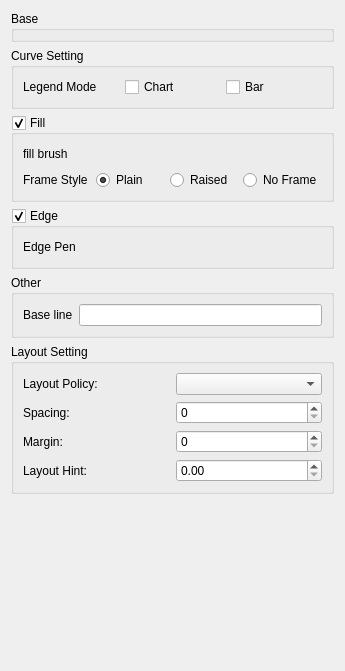
<?xml version="1.0" encoding="UTF-8"?>
<ui version="4.0">
 <class>DAChartBarItemSettingWidget</class>
 <widget class="QWidget" name="DAChartBarItemSettingWidget">
  <property name="geometry">
   <rect>
    <x>0</x>
    <y>0</y>
    <width>345</width>
    <height>671</height>
   </rect>
  </property>
  <property name="windowTitle">
   <string>Bar Chart Setting</string>
  </property>
  <layout class="QVBoxLayout" name="verticalLayout_2">
   <item>
    <widget class="QGroupBox" name="groupBoxBaseItem">
     <property name="sizePolicy">
      <sizepolicy hsizetype="Preferred" vsizetype="Maximum">
       <horstretch>0</horstretch>
       <verstretch>0</verstretch>
      </sizepolicy>
     </property>
     <property name="title">
      <string>Base</string>
     </property>
     <property name="flat">
      <bool>true</bool>
     </property>
     <layout class="QVBoxLayout" name="verticalLayout">
      <property name="spacing">
       <number>0</number>
      </property>
      <property name="leftMargin">
       <number>0</number>
      </property>
      <property name="topMargin">
       <number>1</number>
      </property>
      <property name="rightMargin">
       <number>0</number>
      </property>
      <property name="bottomMargin">
       <number>1</number>
      </property>
      <item>
       <widget class="DA::DAChartPlotItemSettingWidget" name="widgetItemSetting" native="true"/>
      </item>
     </layout>
    </widget>
   </item>
   <item>
    <widget class="QGroupBox" name="groupBoxCurve">
     <property name="sizePolicy">
      <sizepolicy hsizetype="Preferred" vsizetype="Maximum">
       <horstretch>0</horstretch>
       <verstretch>0</verstretch>
      </sizepolicy>
     </property>
     <property name="minimumSize">
      <size>
       <width>0</width>
       <height>0</height>
      </size>
     </property>
     <property name="title">
      <string>Curve Setting</string>
     </property>
     <property name="flat">
      <bool>true</bool>
     </property>
     <layout class="QGridLayout" name="gridLayout_5">
      <item row="0" column="2">
       <widget class="QCheckBox" name="checkBoxBar">
        <property name="toolTip">
         <string>&lt;html&gt;&lt;head/&gt;&lt;body&gt;&lt;p&gt;For Steps curve style only. Draws a step function from the right to the left.&lt;/p&gt;&lt;/body&gt;&lt;/html&gt;</string>
        </property>
        <property name="text">
         <string>Bar</string>
        </property>
       </widget>
      </item>
      <item row="0" column="1">
       <widget class="QCheckBox" name="checkBoxChart">
        <property name="toolTip">
         <string>&lt;html&gt;&lt;head/&gt;&lt;body&gt;&lt;p&gt;Only in combination with Lines Style, tries to interpolate/smooth the curve, before it is painted. &lt;/p&gt;&lt;p&gt;Note:Curve fitting requires temporary memory for calculating coefficients and additional points.&lt;/p&gt;&lt;/body&gt;&lt;/html&gt;</string>
        </property>
        <property name="text">
         <string>Chart</string>
        </property>
       </widget>
      </item>
      <item row="0" column="0">
       <widget class="QLabel" name="label_2">
        <property name="text">
         <string>Legend Mode</string>
        </property>
       </widget>
      </item>
     </layout>
     <zorder>checkBoxChart</zorder>
     <zorder>label_2</zorder>
     <zorder>checkBoxBar</zorder>
    </widget>
   </item>
   <item>
    <widget class="QGroupBox" name="groupBoxFill">
     <property name="sizePolicy">
      <sizepolicy hsizetype="Preferred" vsizetype="Maximum">
       <horstretch>0</horstretch>
       <verstretch>0</verstretch>
      </sizepolicy>
     </property>
     <property name="minimumSize">
      <size>
       <width>0</width>
       <height>0</height>
      </size>
     </property>
     <property name="title">
      <string>Fill</string>
     </property>
     <property name="flat">
      <bool>true</bool>
     </property>
     <property name="checkable">
      <bool>true</bool>
     </property>
     <property name="checked">
      <bool>true</bool>
     </property>
     <layout class="QGridLayout" name="gridLayout_3">
      <item row="0" column="0">
       <widget class="QLabel" name="label_8">
        <property name="text">
         <string>fill brush</string>
        </property>
       </widget>
      </item>
      <item row="1" column="1">
       <widget class="QRadioButton" name="radioButtonFrameStylePlain">
        <property name="text">
         <string>Plain</string>
        </property>
        <property name="checked">
         <bool>true</bool>
        </property>
       </widget>
      </item>
      <item row="1" column="2">
       <widget class="QRadioButton" name="radioButtonFrameStyleRaised">
        <property name="text">
         <string>Raised</string>
        </property>
       </widget>
      </item>
      <item row="1" column="0">
       <widget class="QLabel" name="label">
        <property name="text">
         <string>Frame Style</string>
        </property>
       </widget>
      </item>
      <item row="1" column="3">
       <widget class="QRadioButton" name="radioButtonFrameStyleNoframe">
        <property name="text">
         <string>No Frame</string>
        </property>
       </widget>
      </item>
      <item row="0" column="1" colspan="3">
       <widget class="DA::DABrushEditWidget" name="brushEditWidget" native="true">
        <property name="enabled">
         <bool>true</bool>
        </property>
        <property name="sizePolicy">
         <sizepolicy hsizetype="Preferred" vsizetype="Maximum">
          <horstretch>0</horstretch>
          <verstretch>0</verstretch>
         </sizepolicy>
        </property>
        <property name="minimumSize">
         <size>
          <width>0</width>
          <height>20</height>
         </size>
        </property>
       </widget>
      </item>
     </layout>
    </widget>
   </item>
   <item>
    <widget class="QGroupBox" name="groupBoxEdge">
     <property name="sizePolicy">
      <sizepolicy hsizetype="Preferred" vsizetype="Maximum">
       <horstretch>0</horstretch>
       <verstretch>0</verstretch>
      </sizepolicy>
     </property>
     <property name="minimumSize">
      <size>
       <width>0</width>
       <height>0</height>
      </size>
     </property>
     <property name="title">
      <string>Edge</string>
     </property>
     <property name="flat">
      <bool>true</bool>
     </property>
     <property name="checkable">
      <bool>true</bool>
     </property>
     <property name="checked">
      <bool>true</bool>
     </property>
     <layout class="QGridLayout" name="gridLayout_4">
      <item row="0" column="1" colspan="2">
       <widget class="DA::DAPenEditWidget" name="penEditWidget" native="true">
        <property name="enabled">
         <bool>true</bool>
        </property>
        <property name="sizePolicy">
         <sizepolicy hsizetype="Preferred" vsizetype="Maximum">
          <horstretch>0</horstretch>
          <verstretch>0</verstretch>
         </sizepolicy>
        </property>
        <property name="minimumSize">
         <size>
          <width>0</width>
          <height>20</height>
         </size>
        </property>
       </widget>
      </item>
      <item row="0" column="0">
       <widget class="QLabel" name="label_9">
        <property name="text">
         <string>Edge Pen</string>
        </property>
       </widget>
      </item>
     </layout>
    </widget>
   </item>
   <item>
    <widget class="QGroupBox" name="groupBox">
     <property name="sizePolicy">
      <sizepolicy hsizetype="Preferred" vsizetype="Maximum">
       <horstretch>0</horstretch>
       <verstretch>0</verstretch>
      </sizepolicy>
     </property>
     <property name="title">
      <string>Other</string>
     </property>
     <property name="flat">
      <bool>true</bool>
     </property>
     <layout class="QGridLayout" name="gridLayout">
      <item row="0" column="0">
       <widget class="QLabel" name="label_4">
        <property name="text">
         <string>Base line</string>
        </property>
       </widget>
      </item>
      <item row="0" column="1">
       <widget class="QLineEdit" name="lineEditBaseLine"/>
      </item>
     </layout>
    </widget>
   </item>
   <item>
    <widget class="QGroupBox" name="groupBoxLayout">
     <property name="title">
      <string>Layout Setting</string>
     </property>
     <layout class="QGridLayout" name="gridLayout_6">
      <item row="0" column="0">
       <widget class="QLabel" name="labelLayoutPolicy">
        <property name="text">
         <string>Layout Policy:</string>
        </property>
       </widget>
      </item>
      <item row="0" column="1">
       <widget class="QComboBox" name="comboBoxLayoutPolicy"/>
      </item>
      <item row="1" column="0">
       <widget class="QLabel" name="labelSpacing">
        <property name="text">
         <string>Spacing:</string>
        </property>
       </widget>
      </item>
      <item row="1" column="1">
       <widget class="QSpinBox" name="spinBoxSpacing">
        <property name="minimum">
         <number>0</number>
        </property>
        <property name="maximum">
         <number>100</number>
        </property>
       </widget>
      </item>
      <item row="2" column="0">
       <widget class="QLabel" name="labelMargin">
        <property name="text">
         <string>Margin:</string>
        </property>
       </widget>
      </item>
      <item row="2" column="1">
       <widget class="QSpinBox" name="spinBoxMargin">
        <property name="minimum">
         <number>0</number>
        </property>
        <property name="maximum">
         <number>100</number>
        </property>
       </widget>
      </item>
      <item row="3" column="0">
       <widget class="QLabel" name="labelLayoutHint">
        <property name="text">
         <string>Layout Hint:</string>
        </property>
       </widget>
      </item>
      <item row="3" column="1">
       <widget class="QDoubleSpinBox" name="doubleSpinBoxLayoutHint">
        <property name="minimum">
         <double>0.000000000000000</double>
        </property>
        <property name="maximum">
         <double>1000.000000000000000</double>
        </property>
        <property name="singleStep">
         <double>0.100000000000000</double>
        </property>
       </widget>
      </item>
     </layout>
    </widget>
   </item>
   <item>
    <spacer name="verticalSpacer">
     <property name="orientation">
      <enum>Qt::Vertical</enum>
     </property>
     <property name="sizeHint" stdset="0">
      <size>
       <width>20</width>
       <height>40</height>
      </size>
     </property>
    </spacer>
   </item>
  </layout>
 </widget>
 <customwidgets>
  <customwidget>
   <class>DA::DABrushEditWidget</class>
   <extends>QWidget</extends>
   <header>DABrushEditWidget.h</header>
   <container>1</container>
  </customwidget>
  <customwidget>
   <class>DA::DAChartPlotItemSettingWidget</class>
   <extends>QWidget</extends>
   <header>DAChartPlotItemSettingWidget.h</header>
   <container>1</container>
  </customwidget>
  <customwidget>
   <class>DA::DAPenEditWidget</class>
   <extends>QWidget</extends>
   <header>DAPenEditWidget.h</header>
   <container>1</container>
  </customwidget>
 </customwidgets>
 <resources/>
 <connections/>
</ui>
